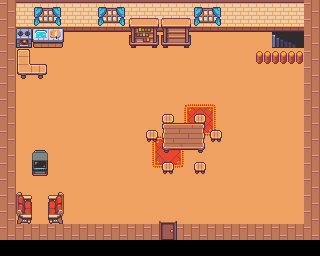

The image is a tile-based game level rendered from a .tmx file. Its description and complete source (layers, tilesets, objects, tile grids) follow:
An orthogonal 20x16 tile map with 16x16 px tiles, 5 tile layers (sol, mur, fenetre, meuble, ...), 1 hidden layer not drawn.

<map version="1.5" tiledversion="1.7.1" orientation="orthogonal" renderorder="right-down" width="20" height="16" tilewidth="16" tileheight="16" infinite="0" nextlayerid="7" nextobjectid="1">
 <tileset firstgid="1" source="tilset.tsx" />
 <layer id="1" name="sol" width="20" height="16">
  <data encoding="csv">
393,393,393,393,393,393,393,393,393,393,393,393,393,393,393,393,393,393,393,393,
393,393,393,393,393,393,393,393,393,393,393,393,393,393,393,393,393,393,393,393,
393,393,393,393,393,393,393,393,393,393,393,393,393,393,393,393,393,393,393,393,
393,393,393,393,393,393,393,393,393,393,393,393,393,393,393,393,393,393,393,393,
393,393,393,393,393,393,393,393,393,393,393,393,393,393,393,393,393,393,393,393,
393,393,393,393,393,393,393,393,393,393,393,393,393,393,393,393,393,393,393,393,
393,393,393,393,393,393,393,393,393,393,393,393,393,393,393,393,393,393,393,393,
393,393,393,393,393,393,393,393,393,393,393,393,393,393,393,393,393,393,393,393,
393,393,393,393,393,393,393,393,393,393,393,393,393,393,393,393,393,393,393,393,
393,393,393,393,393,393,393,393,393,393,393,393,393,393,393,393,393,393,393,393,
393,393,393,393,393,393,393,393,393,393,393,393,393,393,393,393,393,393,393,393,
393,393,393,393,393,393,393,393,393,393,393,393,393,393,393,393,393,393,393,393,
393,393,393,393,393,393,393,393,393,393,393,393,393,393,393,393,393,393,393,393,
393,393,393,393,393,393,393,393,393,393,393,393,393,393,393,393,393,393,393,393,
393,393,393,393,393,393,393,393,393,393,393,393,393,393,393,393,393,393,393,393,
0,0,0,0,0,0,0,0,0,0,0,0,0,0,0,0,0,0,0,0
</data>
 </layer>
 <layer id="2" name="mur" width="20" height="16">
  <data encoding="csv">
457,132,132,132,132,132,132,132,132,132,132,132,132,132,132,132,132,132,132,457,
457,197,197,197,197,197,197,197,197,197,197,197,197,197,197,197,197,197,197,457,
457,0,0,0,0,0,0,0,0,0,0,0,0,0,0,0,0,0,0,457,
457,0,0,0,0,0,0,0,0,0,0,0,0,0,0,0,0,0,0,457,
457,0,0,0,0,0,0,0,0,0,0,0,0,0,0,0,0,0,0,457,
457,0,0,0,0,0,0,0,0,0,0,0,0,0,0,0,0,0,0,457,
457,0,0,0,0,0,0,0,0,0,0,0,0,0,0,0,0,0,0,457,
457,0,0,0,0,0,0,0,0,0,0,0,0,0,0,0,0,0,0,457,
457,0,0,0,0,0,0,0,0,0,0,0,0,0,0,0,0,0,0,457,
457,0,0,0,0,0,0,0,0,0,0,0,0,0,0,0,0,0,0,457,
457,0,0,0,0,0,0,0,0,0,0,0,0,0,0,0,0,0,0,457,
457,0,0,0,0,0,0,0,0,0,0,0,0,0,0,0,0,0,0,457,
457,0,0,0,0,0,0,0,0,0,0,0,0,0,0,0,0,0,0,457,
457,0,0,0,0,0,0,0,0,0,0,0,0,0,0,0,0,0,0,457,
457,457,457,457,457,457,457,457,457,457,0,457,457,457,457,457,457,457,457,457,
0,0,0,0,0,0,0,0,0,0,0,0,0,0,0,0,0,0,0,0
</data>
 </layer>
 <layer id="3" name="fenetre" width="20" height="16">
  <data encoding="csv">
0,0,12,13,0,0,12,13,0,0,0,0,12,13,0,0,0,0,0,0,
0,0,77,78,0,0,77,78,0,0,0,0,77,78,0,0,0,0,0,0,
0,0,0,0,0,0,0,0,0,0,0,0,0,0,0,0,0,0,0,0,
0,0,0,0,0,0,0,0,0,0,0,0,0,0,0,0,0,0,0,0,
0,0,0,0,0,0,0,0,0,0,0,0,0,0,0,0,0,0,0,0,
0,0,0,0,0,0,0,0,0,0,0,0,0,0,0,0,0,0,0,0,
0,0,0,0,0,0,0,0,0,0,0,17,18,19,0,0,0,0,0,0,
0,0,0,0,0,0,0,0,0,0,0,82,83,84,0,0,0,0,0,0,
0,0,0,0,0,0,0,0,0,17,18,19,148,149,0,0,0,0,0,0,
0,0,0,0,0,0,0,0,0,82,83,84,0,0,0,0,0,0,0,0,
0,0,0,0,0,0,0,0,0,147,148,149,0,0,0,0,0,0,0,0,
0,0,0,0,0,0,0,0,0,0,0,0,0,0,0,0,0,0,0,0,
0,0,0,0,0,0,0,0,0,0,0,0,0,0,0,0,0,0,0,0,
0,0,0,0,0,0,0,0,0,220,221,222,0,0,0,0,0,0,0,0,
0,0,0,0,0,0,0,0,0,285,286,287,0,0,0,0,0,0,0,0,
0,0,0,0,0,0,0,0,0,0,0,0,0,0,0,0,0,0,0,0
</data>
 </layer>
 <layer id="4" name="meuble" width="20" height="16">
  <data encoding="csv">
0,0,0,0,0,0,0,0,0,0,0,0,0,0,0,0,0,0,0,0,
0,932,929,930,0,0,0,0,659,660,529,530,0,0,0,0,0,0,0,0,
0,997,994,995,0,0,0,0,724,725,594,595,0,0,0,0,0,25,980,0,
0,935,0,0,0,0,0,0,0,0,0,0,0,0,0,0,1627,1627,1627,0,
0,1000,1001,0,0,0,0,0,0,0,0,0,0,0,0,0,0,0,0,0,
0,0,0,0,0,0,0,0,0,0,0,0,0,0,0,0,0,0,0,0,
0,0,0,0,0,0,0,0,0,0,0,0,0,0,0,0,0,0,0,0,
0,0,0,0,0,0,0,0,0,0,464,0,464,0,0,0,0,0,0,0,
0,0,0,0,0,0,0,0,0,0,0,0,0,0,0,0,0,0,0,0,
0,0,0,0,0,0,0,0,0,0,0,0,0,0,0,0,0,0,0,0,
0,0,0,0,0,0,0,0,0,0,0,0,0,0,0,0,0,0,0,0,
0,0,0,0,0,0,0,0,0,0,0,0,0,0,0,0,0,0,0,0,
0,0,0,0,0,0,0,0,0,0,0,0,0,0,0,0,0,0,0,0,
0,0,0,0,0,0,0,0,0,0,0,0,0,0,0,0,0,0,0,0,
0,0,0,0,0,0,0,0,0,0,0,0,0,0,0,0,0,0,0,0,
0,0,0,0,0,0,0,0,0,0,0,0,0,0,0,0,0,0,0,0
</data>
 </layer>
 <layer id="5" name="meubles2" width="20" height="16">
  <data encoding="csv">
0,0,139,140,0,0,139,140,0,0,0,0,139,140,0,0,0,0,0,0,
0,0,204,205,0,0,204,205,0,0,0,0,204,205,0,0,0,0,0,0,
0,0,0,0,0,0,0,0,0,0,0,0,0,0,0,0,0,0,0,0,
0,0,0,0,0,0,0,0,0,0,0,0,0,0,0,0,0,0,0,0,
0,0,0,0,0,0,0,0,0,0,0,0,0,0,0,0,0,0,0,0,
0,0,0,0,0,0,0,0,0,0,0,0,0,0,0,0,0,0,0,0,
0,0,0,0,0,0,0,0,0,0,0,0,0,0,0,0,0,0,0,0,
0,0,0,0,0,0,0,0,0,0,273,274,275,0,0,0,0,0,0,0,
0,0,0,0,0,0,0,0,0,464,338,339,340,464,0,0,0,0,0,0,
0,0,790,0,0,0,0,0,0,0,403,404,405,0,0,0,0,0,0,0,
0,0,855,0,0,0,0,0,0,0,464,0,464,0,0,0,0,0,0,0,
0,0,0,0,0,0,0,0,0,0,0,0,0,0,0,0,0,0,0,0,
0,793,0,794,0,0,0,0,0,0,0,0,0,0,0,0,0,0,0,0,
0,858,0,859,0,0,0,0,0,0,0,0,0,0,0,0,0,0,0,0,
0,0,0,0,0,0,0,0,0,0,0,0,0,0,0,0,0,0,0,0,
0,0,0,0,0,0,0,0,0,0,0,0,0,0,0,0,0,0,0,0
</data>
 </layer>
 <layer id="6" name="contraintes" width="20" height="16" visible="0">
  <data encoding="csv">
1311,1311,1311,1311,1311,1311,1311,1311,1311,1311,1311,1311,1311,1311,1311,1311,1311,1311,1311,1311,
1311,1311,1311,1311,1311,1311,1311,1311,1311,1311,1311,1311,1311,1311,1311,1311,1311,1526,1526,1311,
1311,1311,1311,1311,0,0,0,0,1311,1311,1311,1311,0,0,0,0,0,0,0,1311,
1311,1311,0,0,0,0,0,0,0,0,0,0,0,0,0,0,1311,1311,1311,1311,
1311,1311,1311,0,0,0,0,0,0,0,0,0,0,0,0,0,0,0,0,1311,
1311,0,0,0,0,0,0,0,0,0,0,0,0,0,0,0,0,0,0,1311,
1311,0,0,0,0,0,0,0,0,0,0,0,0,0,0,0,0,0,0,1311,
1311,0,0,0,0,0,0,0,0,0,1311,1311,1311,0,0,0,0,0,0,1311,
1311,0,0,0,0,0,0,0,0,1311,1311,1311,1311,1311,0,0,0,0,0,1311,
1311,0,1311,0,0,0,0,0,0,1311,1311,1311,1311,1311,0,0,0,0,0,1311,
1311,0,1311,0,0,0,0,0,0,0,1311,0,1311,0,0,0,0,0,0,1311,
1311,0,0,0,0,0,0,0,0,0,0,0,0,0,0,0,0,0,0,1311,
1311,1311,0,1311,0,0,0,0,0,0,0,0,0,0,0,0,0,0,0,1311,
1311,1311,0,1311,0,0,0,0,0,0,0,0,0,0,0,0,0,0,0,1311,
1311,1311,1311,1311,1311,1311,1311,1311,1311,1311,0,1311,1311,1311,1311,1311,1311,1311,1311,1311,
0,0,0,0,0,0,0,0,0,1311,1311,1311,0,0,0,0,0,0,0,0
</data>
 </layer>
</map>
